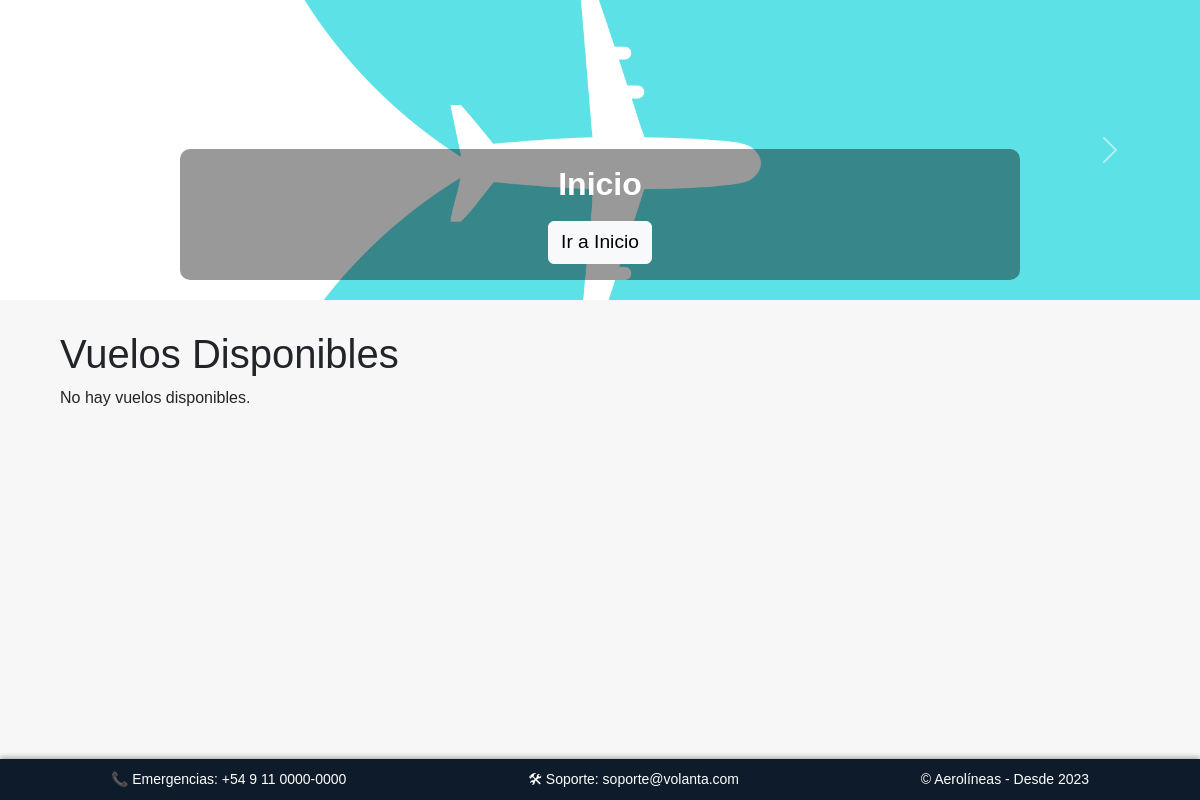
Before: /vuelos/ with the older database file.
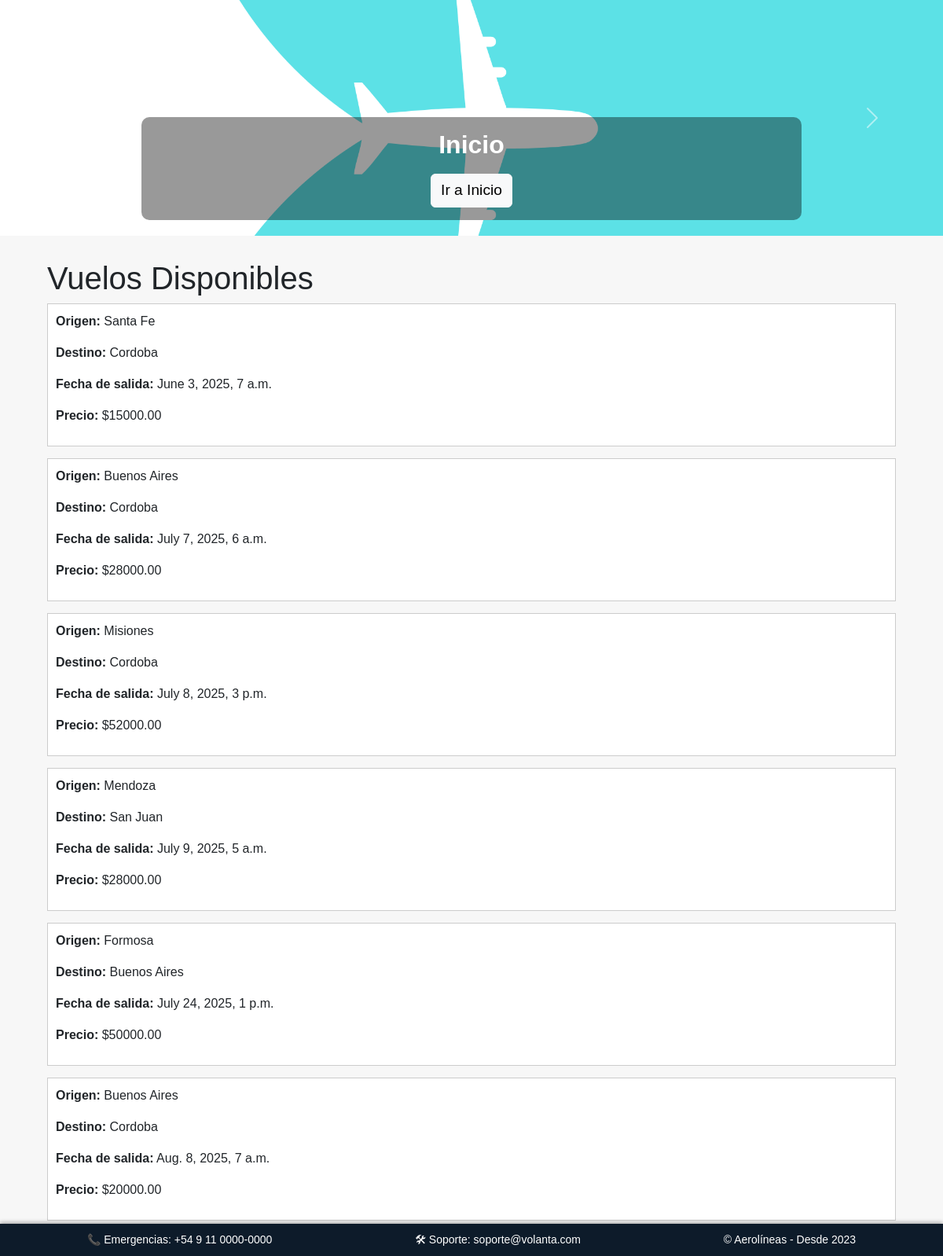
After: the same page with the newer database file.
### gestion/models.py (models this page shows, shortened)
class Vuelo(models.Model):
    ESTADOS = [
        ('programado', 'Programado'),
        ('cancelado', 'Cancelado'),
        ('finalizado', 'Finalizado')
    ]
    avion = models.ForeignKey(Avion, on_delete=models.CASCADE)
    origen = models.CharField(max_length=100)
    destino = models.CharField(max_length=100)
    fecha_salida = models.DateTimeField()
    fecha_llegada = models.DateTimeField()
    duracion = models.DurationField()
    estado = models.CharField(max_length=20, choices=ESTADOS)
    precio_base = models.DecimalField(max_digits=10, decimal_places=2)
    usuarios = models.ManyToManyField(User, blank=True)

### gestion/views.py (the view)
# urls.py: path('vuelos/', views.vuelos_disponibles, name='vuelos_disponibles'),
def vuelos_disponibles(request):
    vuelos = Vuelo.objects.all().order_by('fecha_salida')
    return render(request, 'gestion/vuelos.html', {'vuelos': vuelos})

### gestion/templates/gestion/vuelos.html (shortened to what this page needs)
{% extends 'gestion/base.html' %}
{% block content %}
<h1>Vuelos Disponibles</h1>
{% if vuelos %}
    {% for vuelo in vuelos %}
        <div style="margin-bottom: 15px; padding: 10px; background: #fff; border: 1px solid #ccc;">
            <p><strong>Origen:</strong> {{ vuelo.origen }}</p>
            <p><strong>Destino:</strong> {{ vuelo.destino }}</p>
            <p><strong>Fecha de salida:</strong> {{ vuelo.fecha_salida }}</p>
            <p><strong>Precio:</strong> ${{ vuelo.precio_base }}</p>
        </div>
    {% endfor %}
{% else %}
    <p>No hay vuelos disponibles.</p>
{% endif %}
{% endblock %}

### gestion/templates/gestion/base.html (shortened to what this page needs)
{% load static %}
<!DOCTYPE html>
<html lang="es">
<head>
    <link href="https://cdn.jsdelivr.net/npm/bootstrap@5.3.2/dist/css/bootstrap.min.css" rel="stylesheet">
</head>
    <div id="navCarousel" class="carousel slide" data-bs-ride="carousel" data-bs-interval="3000" data-bs-pause="hover">
        <div class="carousel-inner">
            <div class="carousel-item active">
                <img src="{% static 'home.png' %}" class="d-block w-100" alt="home.png">
                <div class="carousel-caption d-none d-md-block">
                    <h5>Inicio</h5>
                    <a href="{% url 'vuelos_disponibles' %}" class="btn btn-light">Ir a Inicio</a>
                </div>
            </div>
        </div>
        <button class="carousel-control-prev" type="button" data-bs-target="#navCarousel" data-bs-slide="prev">
            <span class="carousel-control-prev-icon"></span>
        </button>
        <button class="carousel-control-next" type="button" data-bs-target="#navCarousel" data-bs-slide="next">
            <span class="carousel-control-next-icon"></span>
        </button>
    </div>
    <div class="container">
        {% block content %}
        {% endblock %}
    </div>
   <footer class="footer-aurora">
    <p>📞 Emergencias: +54 9 11 0000-0000</p>
    <p>🛠 Soporte: soporte@volanta.com</p>
    <p>©  Aerolíneas - Desde 2023</p>
</footer>
</body>
</html>

### gestion/templates/gestion/base.html (style rules this page uses)
.carousel-item img { height: 300px; object-fit: cover; width: 100%; }
.carousel-caption { background: rgba(0, 0, 0, 0.4); border-radius: 10px; padding: 1rem 2rem; }
.carousel-caption h5 { font-size: 2rem; font-weight: bold; }
.carousel-caption a.btn { margin-top: 10px; font-size: 1.2rem; }
.container { padding: 30px; }
.footer-aurora { background-color: #0d1b2a; color: white; padding: 10px 20px; display: flex; justify-content: space-around; align-items: center; font-size: 14px; position: fixed; bottom: 0; width: 100%; z-index: 100; box-shadow: 0 -2px 5px rgba(0,0,0,0.3); }
.footer-aurora p { margin: 0; }

Changed rows visible on the page:
added Vuelo: origen "Santa Fe", destino "Cordoba", fecha_salida "June 3, 2025, 7 a.m.", precio_base "15000.00"
added Vuelo: origen "Buenos Aires", destino "Cordoba", fecha_salida "July 7, 2025, 6 a.m.", precio_base "28000.00"
added Vuelo: origen "Misiones", destino "Cordoba", fecha_salida "July 8, 2025, 3 p.m.", precio_base "52000.00"
added Vuelo: origen "Mendoza", destino "San Juan", fecha_salida "July 9, 2025, 5 a.m.", precio_base "28000.00"
added Vuelo: origen "Formosa", destino "Buenos Aires", fecha_salida "July 24, 2025, 1 p.m.", precio_base "50000.00"
added Vuelo: origen "Buenos Aires", destino "Cordoba", fecha_salida "Aug. 8, 2025, 7 a.m.", precio_base "20000.00"
Other visible differences:
text no longer shown: "No hay vuelos disponibles."
